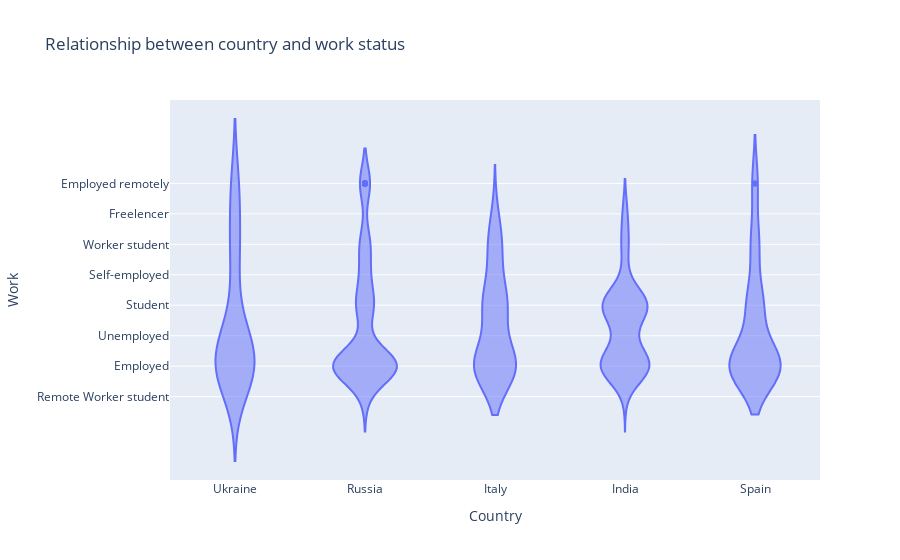

Here is the notebook cell this chart was saved with:
### Markdown cell above
<a name="student"></a>
# 03 Countries and Work Status together

### Code cell
eda.plot_work_country()

### Figure 1 — Plotly figure (JSON) as saved in the notebook; plotly's stock layout.template omitted (floating-point values rounded to 4 significant figures; data arrays with more than 128 entries replaced by an {"elided": "..."} marker saying what was removed)
{"data": [{"alignmentgroup": "True", "box": {"visible": false}, "customdata": {"elided": "368x14 mixed values"}, "hoverlabel": {"namelength": 0}, "hovertemplate": "Country=%{customdata[1]}<br>Work=%{customdata[4]}<br>Timestamp=%{customdata[0]}<br>Timezone=%{customdata[2]}<br>Education=%{customdata[3]}<br>Experience=%{customdata[5]}<br>Age=%{customdata[6]}<br>Sat_update=%{customdata[7]}<br>Sat_material=%{customdata[8]}<br>Interests=%{customdata[9]}<br>How_found=%{customdata[10]}<br>Recommend=%{customdata[11]}<br>Why=%{customdata[12]}<br>If you want to reach for the editors and to write something, please use the field below:=%{customdata[13]}", "legendgroup": "", "marker": {"color": "#636efa"}, "name": "", "offsetgroup": "", "orientation": "v", "scalegroup": "True", "showlegend": false, "type": "violin", "x": {"elided": "368 str values"}, "x0": " ", "xaxis": "x", "y": {"elided": "368 str values"}, "y0": " ", "yaxis": "y"}], "layout": {"legend": {"tracegroupgap": 0}, "title": {"text": "Relationship between country and work status"}, "violinmode": "group", "xaxis": {"anchor": "y", "domain": [0, 1], "title": {"text": "Country"}}, "yaxis": {"anchor": "x", "domain": [0, 1], "title": {"text": "Work"}}}}
